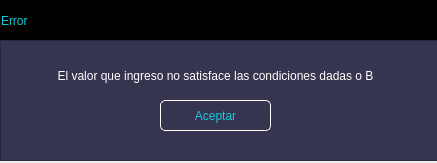
<?xml version="1.0" encoding="UTF-8"?>
<ui version="4.0">
 <class>MainWindow</class>
 <widget class="QMainWindow" name="MainWindow">
  <property name="geometry">
   <rect>
    <x>0</x>
    <y>0</y>
    <width>437</width>
    <height>163</height>
   </rect>
  </property>
  <property name="windowTitle">
   <string>MainWindow</string>
  </property>
  <widget class="QWidget" name="centralwidget">
   <widget class="QFrame" name="frame_superior">
    <property name="geometry">
     <rect>
      <x>0</x>
      <y>0</y>
      <width>441</width>
      <height>41</height>
     </rect>
    </property>
    <property name="styleSheet">
     <string notr="true">QFrame{
background-color:rgb(0, 0, 0);
}

QPushButton{
background-color: #000000ff;
border-radius:20px;
}

QPushButton:hover{
background-color:rgb(53, 53, 79);
border-radius:20px;
}</string>
    </property>
    <property name="frameShape">
     <enum>QFrame::StyledPanel</enum>
    </property>
    <property name="frameShadow">
     <enum>QFrame::Raised</enum>
    </property>
    <layout class="QHBoxLayout" name="horizontalLayout">
     <property name="spacing">
      <number>0</number>
     </property>
     <property name="leftMargin">
      <number>0</number>
     </property>
     <property name="topMargin">
      <number>0</number>
     </property>
     <property name="rightMargin">
      <number>0</number>
     </property>
     <property name="bottomMargin">
      <number>0</number>
     </property>
     <item>
      <widget class="QLabel" name="label">
       <property name="styleSheet">
        <string notr="true">font:87 12pt&quot;Arial Black&quot;;
color:rgb(20,200,220);</string>
       </property>
       <property name="text">
        <string>Error</string>
       </property>
      </widget>
     </item>
     <item>
      <spacer name="horizontalSpacer">
       <property name="orientation">
        <enum>Qt::Horizontal</enum>
       </property>
       <property name="sizeHint" stdset="0">
        <size>
         <width>368</width>
         <height>20</height>
        </size>
       </property>
      </spacer>
     </item>
     <item>
      <widget class="QPushButton" name="bt_cerrar">
       <property name="minimumSize">
        <size>
         <width>40</width>
         <height>40</height>
        </size>
       </property>
       <property name="text">
        <string/>
       </property>
       <property name="icon">
        <iconset>
         <normaloff>Imágenes/cerrar2.png</normaloff>Imágenes/cerrar2.png</iconset>
       </property>
       <property name="iconSize">
        <size>
         <width>30</width>
         <height>30</height>
        </size>
       </property>
      </widget>
     </item>
    </layout>
   </widget>
   <widget class="QFrame" name="frame_3">
    <property name="geometry">
     <rect>
      <x>0</x>
      <y>40</y>
      <width>441</width>
      <height>121</height>
     </rect>
    </property>
    <property name="styleSheet">
     <string notr="true">QFrame{
background-color:rgb(53,53,79);
}

QPushButton{
font:87 12pt&quot;Arial Black&quot;;
background-color:#000000ff;
color:rgb(20,200,220);
border-radius:5px;
border:1px solid white;
}


QPushButton:hover{
background-color:black;
}</string>
    </property>
    <property name="frameShape">
     <enum>QFrame::StyledPanel</enum>
    </property>
    <property name="frameShadow">
     <enum>QFrame::Raised</enum>
    </property>
    <widget class="QPushButton" name="Aceptar">
     <property name="geometry">
      <rect>
       <x>160</x>
       <y>60</y>
       <width>111</width>
       <height>31</height>
      </rect>
     </property>
     <property name="text">
      <string>Aceptar</string>
     </property>
     <property name="checkable">
      <bool>false</bool>
     </property>
     <property name="autoRepeat">
      <bool>false</bool>
     </property>
    </widget>
    <widget class="QLabel" name="label_2">
     <property name="geometry">
      <rect>
       <x>30</x>
       <y>20</y>
       <width>371</width>
       <height>31</height>
      </rect>
     </property>
     <property name="styleSheet">
      <string notr="true">font:87 10pt&quot;Arial Black&quot;;
color:rgb(255,255,255);</string>
     </property>
     <property name="text">
      <string>El valor que ingreso no satisface las condiciones dadas o B&lt;b</string>
     </property>
     <property name="alignment">
      <set>Qt::AlignCenter</set>
     </property>
     <property name="wordWrap">
      <bool>true</bool>
     </property>
    </widget>
   </widget>
  </widget>
 </widget>
 <resources/>
 <connections/>
</ui>
